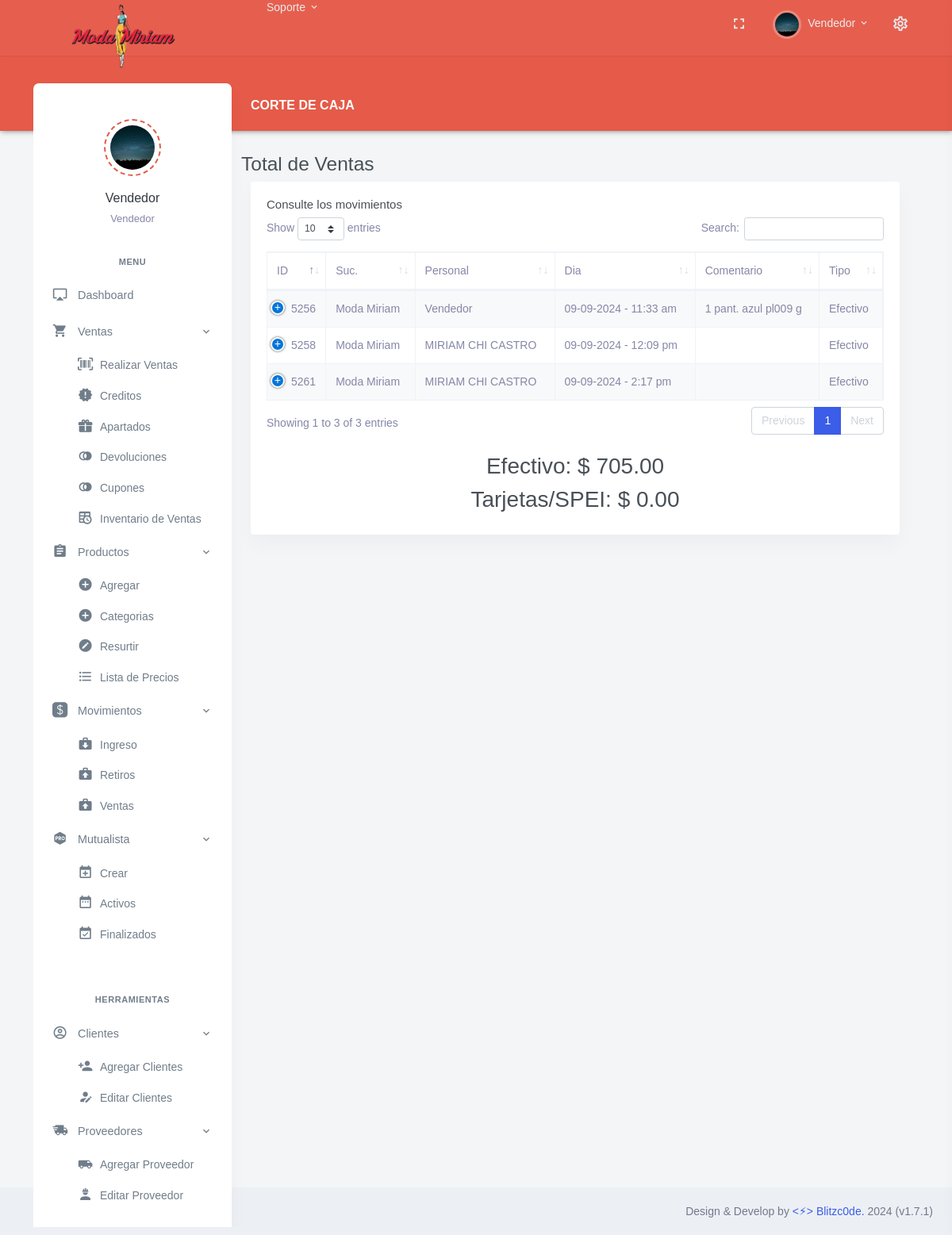
Page /Mov_Ventas.php (signed in) on the committed database.
### tables this page shows
CREATE TABLE `Puestos` (
  `ID_Puesto` int NOT NULL,
  `Cargo` varchar(30) NOT NULL
);

CREATE TABLE `Personal` (
  `ID_Personal` int NOT NULL,
  `Nombre` varchar(30) DEFAULT NULL,
  `Apellido` varchar(30) DEFAULT NULL,
  `Bio` varchar(80) DEFAULT NULL,
  `Direccion` varchar(90) DEFAULT NULL,
  `Colonia` varchar(90) DEFAULT NULL,
  `CP` int DEFAULT NULL,
  `Correo` varchar(35) DEFAULT NULL,
  `Pass` varchar(10) NOT NULL,
  `Telefono` varchar(13) DEFAULT NULL,
  `Foto` varchar(254) DEFAULT NULL,
  `ID_Sucursal` int NOT NULL,
  `ID_Puesto` int NOT NULL,
  `Fecha_Registro` date DEFAULT NULL,
  `Baja` int DEFAULT NULL COMMENT '0=No, 1=Si',
  `visible` int NOT NULL DEFAULT '1'
);

CREATE TABLE `Medio_Pago` (
  `ID_Medio` int NOT NULL,
  `Tipo` varchar(55) NOT NULL
);

CREATE TABLE `Sucursales` (
  `ID_Sucursal` int NOT NULL,
  `Nombre` varchar(80) NOT NULL,
  `RFC` varchar(40) DEFAULT NULL,
  `Municipio` varchar(90) DEFAULT NULL,
  `Estado` varchar(40) DEFAULT NULL,
  `Direccion` varchar(80) DEFAULT NULL,
  `Correo` varchar(50) DEFAULT NULL,
  `Colonia` varchar(65) DEFAULT NULL,
  `Cp` int DEFAULT NULL,
  `Latitud` varchar(40) DEFAULT NULL,
  `Longitud` varchar(40) DEFAULT NULL,
  `Telefono` varchar(13) DEFAULT NULL,
  `Logo` varchar(254) DEFAULT NULL,
  `Tipo` varchar(40) DEFAULT NULL,
  `Gerente` varchar(35) DEFAULT NULL,
  `Whats` varchar(13) DEFAULT NULL,
  `Clabe` varchar(50) DEFAULT NULL,
  `Banco` varchar(50) DEFAULT NULL,
  `Beneficiario` varchar(50) DEFAULT NULL,
  `visible` int DEFAULT NULL
);

### Mov_Ventas.php (the view, shortened to what this page needs)
<?php
if ($_SESSION['loggedin'] != true){
    header('Location: index.php');
    echo $_SESSION['loggedin'];
}else{
    include_once "lib/Header.php" ;
}
include_once "lib/cnx.php";
$totalcorte = 0;
$spei = 0;
?>
<div class="row">
    <div class="col-12">
        <div class="page-title-box d-flex align-items-center justify-content-between">
            <h4 class="page-title mb-0 font-size-18">Corte de Caja</h4>
        </div>
    </div>
</div>
<div class="row">
    <Center>
        <h3>Total de Ventas</h3>
    </Center>
    <div class="col-12">
        <div class="card">
            <div class="card-body">
                <h4 class="card-title">Consulte los movimientos</h4>
                <table id="datatable" class="table table-striped table-bordered dt-responsive nowrap"
                    style="border-collapse: collapse; border-spacing: 0; width: 100%;">
                    <thead>
                        <tr>
                            <th>ID</th>
                            <th>Suc.</th>
                            <th>Personal</th>
                            <th>Dia</th>
                            <th>Comentario</th>
                            <th>Tipo</th>
                        </tr>
                    </thead>
                    <tbody>
                        <?php
                                                $sql = "SELECT * FROM Ventas WHERE ID_Destino = 1 AND Cort = 0";
                                                $query = $conexion -> query ($sql);
                                                while($venta = mysqli_fetch_array($query)){
                                                    $sql1 = "SELECT * FROM Personal WHERE ID_Personal = ".$venta['ID_Personal'];
                                                    $query1 = $conexion -> query ($sql1);
                                                    while($vendedor = mysqli_fetch_array($query1)){
                                                        $sql2 = "SELECT Nombre FROM Sucursales WHERE ID_Sucursal = ".$vendedor['ID_Sucursal'];
                                                        $query2 = $conexion -> query ($sql2);
                                                        while ($sucursal = mysqli_fetch_array($query2)){
                                                            $sql3 = "SELECT Tipo FROM Medio_Pago WHERE ID_Medio = ".$venta['ID_Medio'];
                                                            $query3 = $conexion -> query ($sql3);
                                                            while ($medio = mysqli_fetch_array($query3)){
                                                                echo '<tr>';
                                                                echo '<td>'.$venta['ID_Venta'].'</td>';
                                                                echo '<td>'.$sucursal['Nombre'].'</td>';
                                                                echo '<td>'.$vendedor['Nombre'].' '.$vendedor['Apellido'].'</td>';
                                                                echo '<td>'.date('d-m-Y', strtotime($venta['Fecha']))." - ".date('g:i a', strtotime($venta['Hora'])).'</td>';
                                                                echo '<td>'.$venta['Comentarios'].'</td>';
                                                                $sqti = "SELECT * FROM Medio_Pago WHERE ID_Medio = ".$venta['ID_Medio'];
                                                                $que = $conexion -> query($sqti);
                                                                $tip = mysqli_fetch_array($que);
                                                                echo '<td>'.$tip['Tipo'].'</td>';
                                                                echo '</tr>';
                                                                if ($venta['ID_Medio'] == 2) {
                                                                    $spei = $spei + doubleval ($venta['Total']);
                                                                }else{
                                                                    $totalcorte = $totalcorte + doubleval ($venta['Total']);
                                                                }
                                                            }
                                                        }
                                                    }
                                                }
                                            ?>
                    </tbody>
                </table>
                <br>
                <center>
                    <h2>Efectivo: $ <?php echo number_format($totalcorte, 2); ?> </h2>
                    <h2>Tarjetas/SPEI: $ <?php echo number_format($spei, 2); ?> </h2>
                </center>
            </div>
        </div>
    </div>
</div>
<?php include_once "lib/Footer.php" ?>

### lib/Header.php (shortened to what this page needs)
<?php
include_once "lib/cnx.php";
?>
<!doctype html>
<html lang="es">
<head>
    <link href="assets/libs/datatables.net-bs4/css/dataTables.bootstrap4.min.css" rel="stylesheet" type="text/css" />
    <link href="assets/libs/datatables.net-buttons-bs4/css/buttons.bootstrap4.min.css" rel="stylesheet" type="text/css" />
    <link href="assets/libs/datatables.net-responsive-bs4/css/responsive.bootstrap4.min.css" rel="stylesheet" type="text/css" />
    <link href="assets/css/bootstrap.min.css" id="bootstrap-style" rel="stylesheet" type="text/css" />
    <link href="assets/css/icons.min.css" rel="stylesheet" type="text/css" />
    <link href="assets/css/app.min.css" id="app-style" rel="stylesheet" type="text/css" />
    <link href="https://cdnjs.cloudflare.com/ajax/libs/select2/4.0.6-rc.0/css/select2.min.css" rel="stylesheet"/>
</head>
<body data-layout="detached" data-topbar="colored">
    <div class="container-fluid">
        <div id="layout-wrapper">
            <header id="page-topbar">
                <div class="navbar-header">
                    <div class="container-fluid">
                        <div class="float-right">
                            <div class="dropdown d-none d-lg-inline-block ml-1">
                                <button type="button" class="btn header-item noti-icon waves-effect"
                                    data-toggle="fullscreen">
                                    <i class="mdi mdi-fullscreen"></i>
                                </button>
                            </div>
                            <?php
                            $sql = "SELECT * FROM Personal WHERE ID_Personal = "."'".$_SESSION['ids']."'";
                            $query = $conexion -> query ($sql);
                            while($usuario = mysqli_fetch_array($query)){
                                $sql1 = "SELECT * FROM Puestos WHERE ID_Puesto = ".$usuario['ID_Puesto'];
                                $query1 = $conexion -> query ($sql1);
                                while($cargo = mysqli_fetch_array($query1)){
                                echo '
                            <div class="dropdown d-inline-block">
                            <br>
                                <button type="button" class="btn header-item waves-effect" id="page-header-user-dropdown" data-toggle="dropdown" aria-haspopup="true" aria-expanded="false">
                                    <img class="rounded-circle header-profile-user" src="'.$usuario['Foto'].'" alt="Header Avatar">
                                    <span class="d-none d-xl-inline-block ml-1">'.$usuario['Nombre'].'</span>
                                    <i class="mdi mdi-chevron-down d-none d-xl-inline-block"></i>
                                </button>';
                                ?>
                            <?php
                                echo '
                            </div>
                            <div class="dropdown d-inline-block">
                                <button type="button" class="btn header-item noti-icon right-bar-toggle waves-effect">
                                    <i class="mdi mdi-settings-outline"></i>
                                </button>
                            </div>
                        </div>
                        <div>
                            <div class="navbar-brand-box">
                            <br>
                                <a href="#" class="logo logo-light">
                                    <span class="logo-lg">
                                        <img src="assets/images/companies/mm1.png" alt="" height="100">
                                    </span>
                                </a>
                            </div>
                            <div class="dropdown dropdown-mega d-none d-lg-inline-block ml-2">
                                <button type="button" class="btn header-item waves-effect" data-toggle="dropdown" aria-haspopup="false" aria-expanded="false">
                                    Soporte
                                    <i class="mdi mdi-chevron-down"></i>
                                </button>
                            </div>
                        </div>
                    </div>
                </div>
            </header>
            <div class="vertical-menu">
            <br>
                <div class="h-100">
                    <div class="user-wid text-center py-4">
                                    <div class="user-img">
                                        <img src="'.$usuario['Foto'].'" alt="" class="avatar-md mx-auto rounded-circle">
                                    </div>
                                    <div class="mt-3">
                                        <a href="#" class="text-dark font-weight-medium font-size-16">'.$usuario['Nombre'].' '.$usuario['Apellido'].'</a>
                                        <p class="text-body mt-1 mb-0 font-size-13">'.$cargo['Nombre'].'</p>';
                                            $sql2 = "SELECT * FROM Puestos WHERE ID_Puesto = ".$usuario['ID_Puesto'];
                                            $query2 = $conexion -> query ($sql2);
                                            while($dept = mysqli_fetch_array($query2)){
                                                echo '
                                                <p class="text-body mt-1 mb-0 font-size-13">'.$dept['Cargo'].'</p>
                                                </div>
                                                </div>';
                                            }
                                        }
            }
            ?>
                            <div id="sidebar-menu">
                                <ul class="metismenu list-unstyled" id="side-menu">
                                    <?php include_once "lib/menu.php"; ?>
                                </ul>
                            </div>
                        </div>
                    </div>
                    <div class="main-content">
                        <div class="page-content">

### rows in the picture
personal: Nombre "Vendedor"
puestos: personal.Foto (picture), Cargo "Vendedor"
sucursales: Nombre "Moda Miriam"
medio_pago: ID_Venta "5256", Fecha "09-09-2024", Hora "11:33 am", Comentarios "1 pant. azul pl009 g", Tipo "Efectivo", ID_Venta "5258", Hora "12:09 pm", ID_Venta "5261", Hora "2:17 pm"
personal: Nombre "MIRIAM", Apellido "CHI CASTRO"

### other values in the picture
$totalcorte "705.00"
$spei "0.00"
